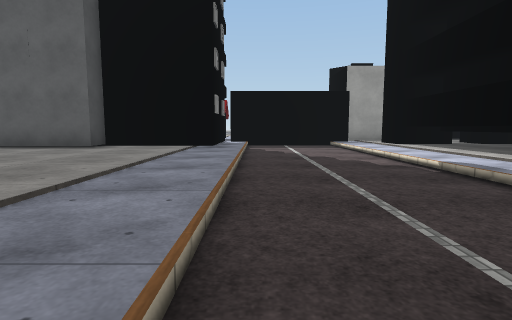
view 1 (above)

17 first-person views from a walk through a 3-D level made in the Unity game engine. The camera is 1.2 m above the floor, tilts 6° down and sees 80° across. The floor is counted in squares, 2 m on a side. Each view is taken from the middle of a square. On the plan, view 1 faces up. The plan holds only what a view shows up to about 9 squares ahead; the rest is blank. The place goes on beyond the plan. The player is left out. Some surface patterns are stand-ins.

view 2
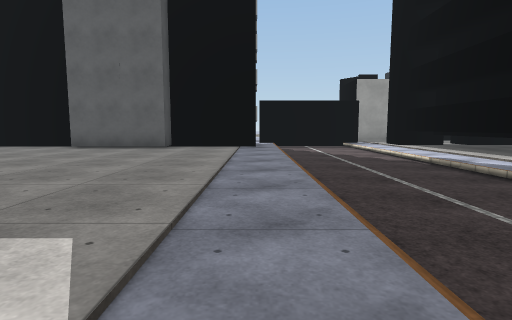

view 3
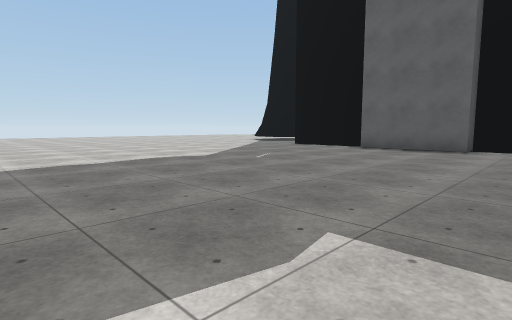

view 4
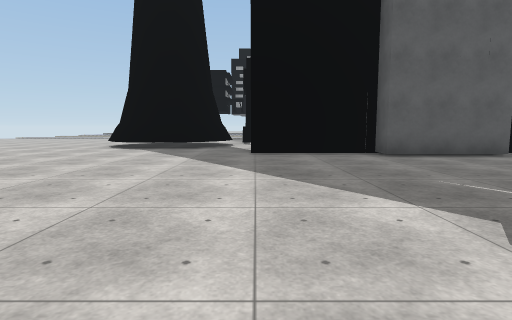

view 5
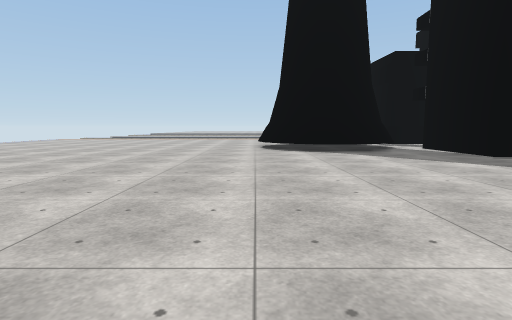

view 6
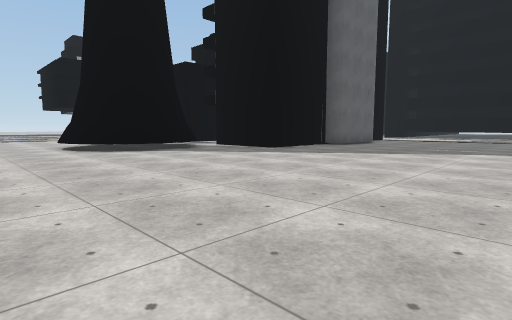

view 7
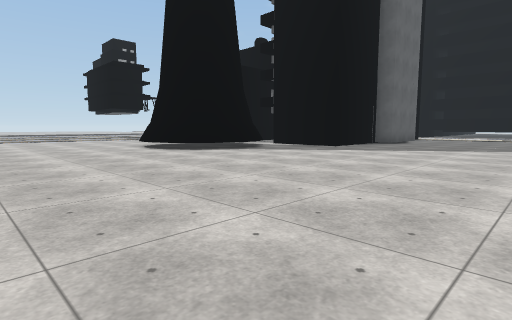

view 8
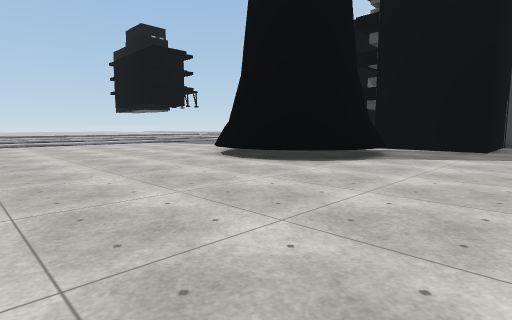

view 9
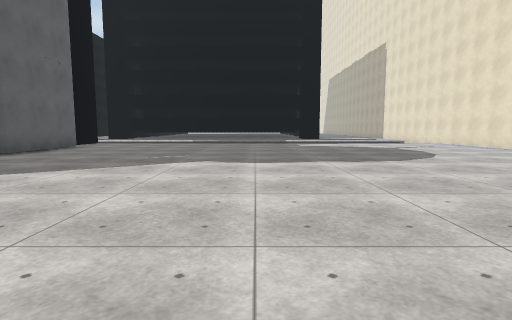

view 10
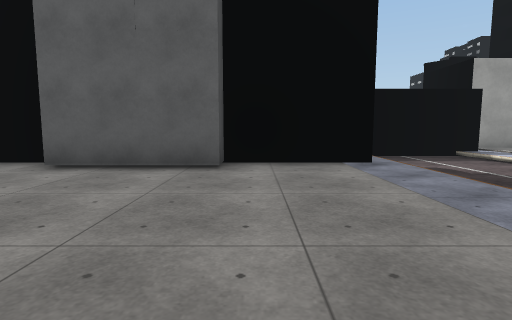

view 11
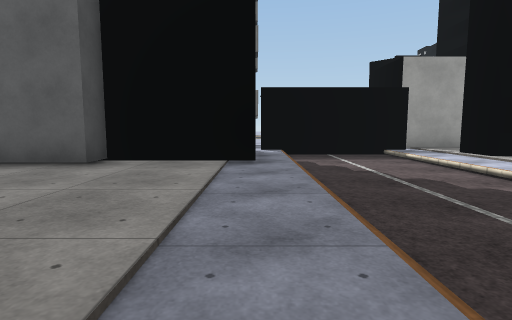

view 12
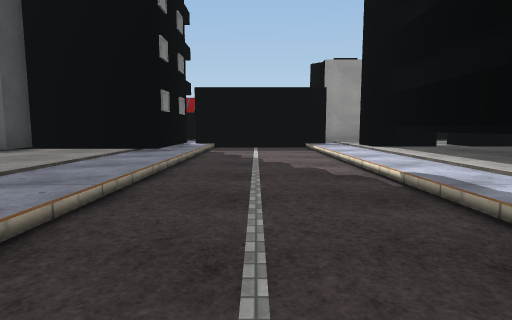

view 13
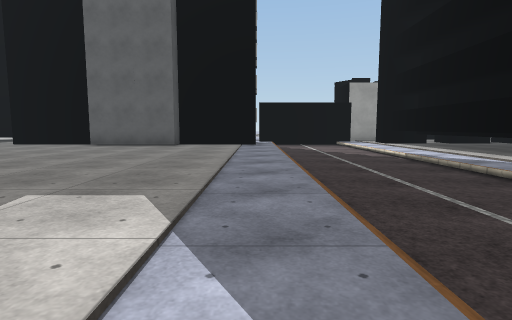

view 14
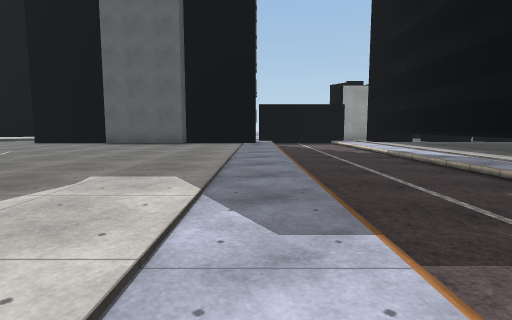

view 15
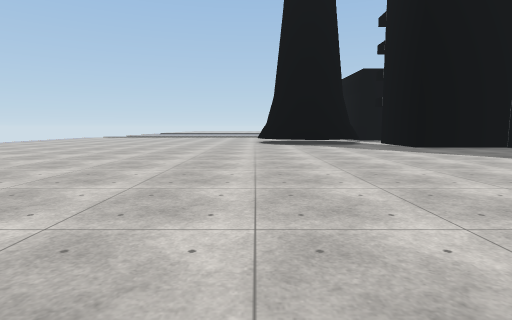

view 16
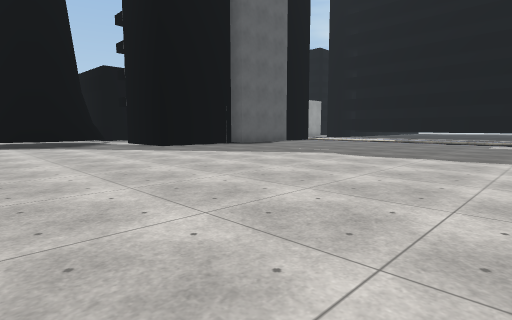

view 17
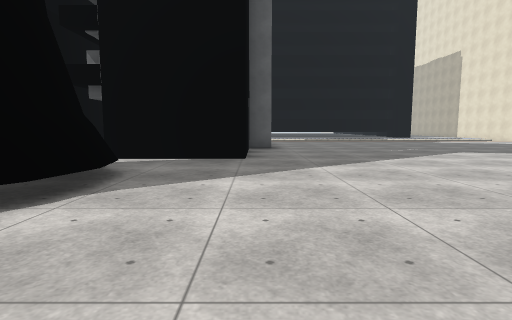

### Floor plan
Key: @ floor where view 1 was taken; # wall or solid block; . main floor; - floor 0.25 m lower than the main floor; O other object.
Columns run from 18 left of view 1 to 7 right of it. Each row starts with its distance up from view 1.
 16  ..
 15  ...
 14  ....
 13  .....
 12  ....O     OO
 11 ....OO                ##
 10 .....OOOO#O      #####.
  9 .....OOO.#       #---.###
  8 .........#OO     #---.####
  7 ............OOO...---.##
  6 ..................---.##
  5 ..................---.##
  4 ..................---.##
  3 ..................---.##
  2 ..................---.#
  1  .................---.
  0   ................@--.
 -1    ...............---
 -2     ..............--
 -3          ...... ..-
 -4            ....  .
 -5             ...

Positions as (right, up) in squares from view 1, and headings:
1: (0, 0), facing up
2: (-1, -2), facing up
3: (-2, -2), facing up-left
4: (-9, 0), facing up
5: (-14, 1), facing up
6: (-16, 1), facing up-right
7: (-18, 2), facing up-right
8: (-18, 6), facing up-right
9: (-13, 1), facing right
10: (-3, 2), facing up
11: (-1, 2), facing up
12: (1, 1), facing up
13: (-1, -3), facing up
14: (-1, -4), facing up
15: (-14, -2), facing up
16: (-14, -2), facing up-right
17: (-15, 7), facing right
